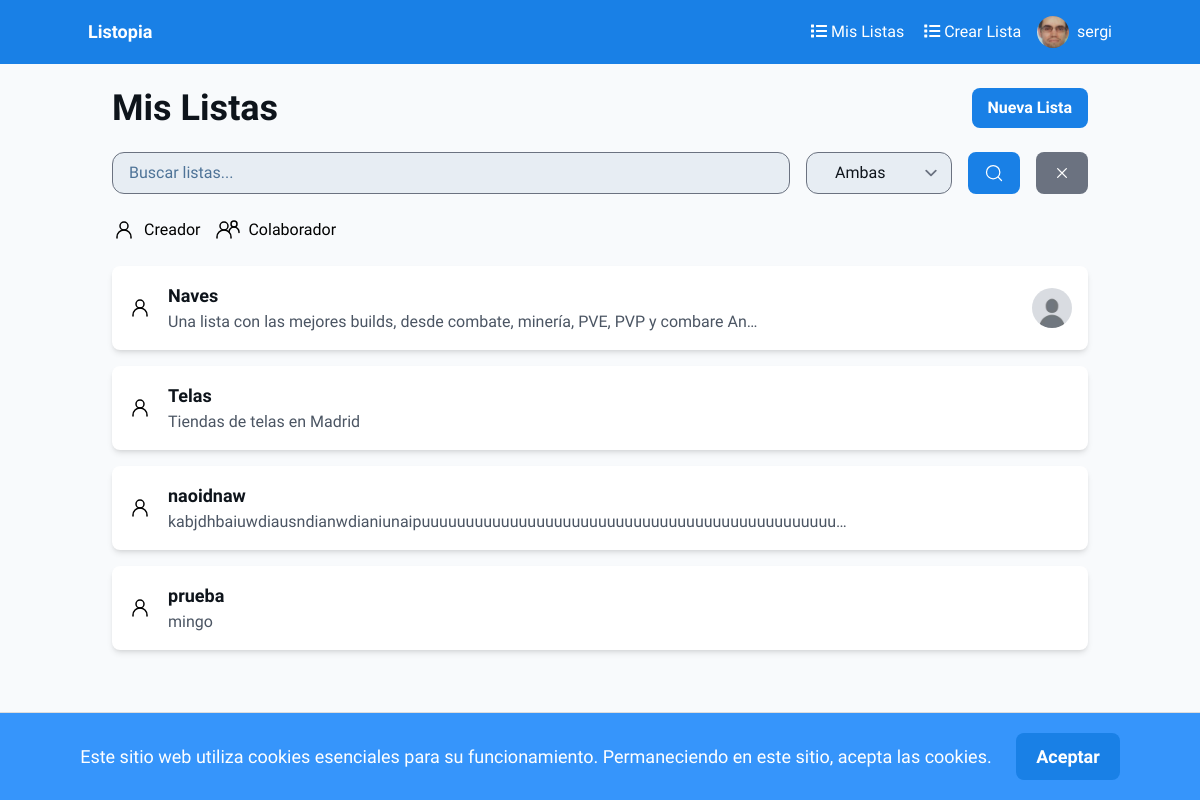
/lists/ (signed in), run on the app's committed database.
### auth_app/models.py (models this page shows, shortened)
class Profile(models.Model):
    user = models.OneToOneField(User, on_delete=models.CASCADE)
    description = models.TextField()
    pic = models.ImageField(upload_to='profile_pics', blank=True, null=True)

### lists/models.py (models this page shows, shortened)
class List(models.Model):
    name = models.CharField(max_length=50)
    description = models.CharField(max_length=256, blank=True, null=True)
    creator = models.ForeignKey(User, on_delete=models.CASCADE, related_name="created_lists")
    created_on = models.DateTimeField(auto_now_add=True)
    collaborators = models.ManyToManyField(User, related_name="collaborated_lists", blank=True)
    is_public = models.BooleanField(default=False)

### lists/views.py (the view, shortened to what this page needs)
# urls.py: path('', views.lists, name='lists'),
@login_required
def lists(request):
    search_query = request.GET.get('search', '')
    filter_type = request.GET.get('filter', 'both')
    lists = List.objects.filter(
        Q(name__icontains=search_query) &
        (Q(creator=request.user) | Q(collaborators=request.user))
    )
    if filter_type == 'creator':
        lists = lists.filter(creator=request.user)
    elif filter_type == 'collaborator':
        lists = lists.filter(collaborators=request.user)
    paginator = Paginator(lists, 10)
    page_number = request.GET.get('page', 1)
    page_obj = paginator.get_page(page_number)
    return render(request, 'lists.html', {
        'lists': page_obj,
        'search_query': search_query,
        'filter_type': filter_type,
    })

### lists/templates/lists.html (shortened to what this page needs)
{% extends 'base.html' %}
{% block content %}
<div class="max-w-5xl mx-auto p-6">
    <div class="flex justify-between items-center mb-6">
        <h1 class="text-[#0e141b] text-4xl font-bold">Mis Listas</h1>
        <a href="{% url 'create_list' %}" class="bg-[#1980e6] text-white font-bold py-2 px-4 rounded-lg">Nueva Lista</a>
    </div>
    <form method="GET" action="{% url 'lists' %}" class="mb-6">
        <div class="flex flex-col space-y-4 md:flex-row md:space-y-0 md:space-x-4">
            <input type="text" name="search" placeholder="Buscar listas..." value="{{ search_query }}" class="form-input flex-grow bg-[#e7edf3] text-[#0e141b] placeholder-[#4e7397] rounded-xl px-4 py-2">
            <div class="flex space-x-4">
                <select name="filter" class="form-select bg-[#e7edf3] text-[#0e141b] rounded-xl px-7 py-2">
                    <option value="both" {% if filter_type == 'both' %}selected{% endif %}>Ambas</option>
                </select>
                <button type="submit" class="bg-[#1980e6] text-white font-bold py-2 px-4 rounded-lg flex items-center" title="Buscar">
                    <img src="/media/icons/search.svg" alt="Buscar Icon" class="w-5 h-5">
                </button>
                <a href="{% url 'lists' %}" class="bg-gray-500 text-white font-bold py-2 px-4 rounded-lg flex items-center" title="Limpiar Búsqueda">
                    <img src="/media/icons/xmark.svg" alt="Limpiar Búsqueda Icon" class="w-5 h-5">
                </a>
            </div>
        </div>
    </form>
    <div class="flex items-center space-x-4 mb-6">
        <div class="flex items-center space-x-2">
            <img src="/media/icons/user.svg" alt="Creator Icon" width="24px" height="24px">
            <span>Creador</span>
        </div>
        <div class="flex items-center space-x-2">
            <img src="/media/icons/group.svg" alt="Collaborator Icon" width="24px" height="24px">
            <span>Colaborador</span>
        </div>
    </div>
    <div class="space-y-4" id="lists-container">
        {% if lists|length == 0 %}
            <div class="text-center py-4">
                <p class="text-gray-600 mb-4">No tienes listas creadas ni en colaboración. ¡Comienza creando una lista!</p>
                <a href="{% url 'create_list' %}" class="bg-[#1980e6] text-white font-bold py-2 px-4 rounded-lg">Crear tu primera lista</a>
            </div>
        {% else %}
        {% for list in lists %}
        <div class="bg-white rounded-lg shadow-md p-4 flex flex-col md:flex-row items-start md:items-center space-y-4 md:space-y-0 md:space-x-4 cursor-pointer transform transition-transform hover:scale-105 w-full" onclick="location.href='{% url 'list_details' list.id %}'">
            <div class="flex-shrink-0">
                {% if request.user == list.creator %}
                <img src="/media/icons/user.svg" alt="Creator Icon" width="24px" height="24px">
                {% else %}
                <img src="/media/icons/group.svg" alt="Collaborator Icon" width="24px" height="24px">
                {% endif %}
            </div>
            <div class="flex-grow">
                <h3 class="text-lg font-bold text-[#0e141b]">{{list.name}}</h3>
                <p class="text-gray-600 break-words" style="word-break: break-word;">{{ list.description|truncatechars:80 }}</p>
            </div>
            <div class="flex space-x-2 md:ml-auto">
                {% for collaborator in list.collaborators.all|slice:":3" %}
                <a href="{% url 'user_details' collaborator.username %}" title="{{ collaborator.username }}">
                    <img src="../media/{{ collaborator.profile.pic }}" class="rounded-full w-10 h-10" alt="{{ collaborator.username }}">
                </a>
                {% endfor %}
            </div>
        </div>
        {% endfor %}
        {% endif %}
    </div>
</div>
{% endblock %}

### auth_app/templates/base.html (shortened to what this page needs)
<!DOCTYPE html>
<html lang="en">
<head>
    <script src="https://cdn.tailwindcss.com?plugins=forms,container-queries"></script>
    <link rel="stylesheet" href="https://cdnjs.cloudflare.com/ajax/libs/font-awesome/5.15.3/css/all.min.css">
</head>
<body class="bg-slate-50" style='font-family: "Work Sans", "Noto Sans", sans-serif;'>
    <nav class="bg-[#1980e6] p-4">
        <div class="container mx-auto flex justify-between items-center">
            <a class="text-white text-lg font-bold" href="{% url 'home' %}">Listopia</a>
            <div class="flex items-center space-x-4">
                {% if user.is_authenticated %}
                    <div class="nav-links flex items-center space-x-4">
                        <a class="text-white" href="{% url 'lists' %}"><i class="fas fa-list mx-1"></i>Mis Listas</a>
                        <a class="text-white" href="{% url 'create_list' %}"><i class="fas fa-list mx-1"></i>Crear Lista</a>
                    </div>
                    <div class="relative">
                        <button class="text-white flex items-center space-x-2 user-menu-button" id="user-menu-button">
                            <img src="{{ user.profile.pic.url }}" class="rounded-full w-8 h-8" alt="{{user.username}}">
                            <span>{{user.username}}</span>
                        </button>
                    </div>
                {% else %}
                    <a class="text-white" href="{% url 'signup' %}"><i class="fas fa-user-plus mx-1"></i>Crea una cuenta</a>
                    <a class="text-white" href="{% url 'signin' %}"><i class="fas fa-sign-in-alt mx-1"></i>Inicia Sesión</a>
                {% endif %}
            </div>
        </div>
    </nav>
    <div id="cookie-banner" class="alert alert-info text-center" style="display: none;">
        Este sitio web utiliza cookies esenciales para su funcionamiento. Permaneciendo en este sitio, acepta las cookies.
        <button id="accept-cookies" class="btn btn-primary">Aceptar</button>
    </div>
    {% block content %}
    {% endblock %}
</body>
</html>

### auth_app/templates/base.html (style rules this page uses)
#cookie-banner { background-color: #3695fb; padding: 20px; border-top: 1px solid #ddd; position: fixed; bottom: 0; width: 100%; z-index: 1000; font-size: 18px; color: white; }
#accept-cookies { margin-left: 20px; padding: 10px 20px; background-color: #1980e6; color: white; border: none; cursor: pointer; font-weight: bold; border-radius: 8px; }
body { padding-top: 64px; }
nav { position: fixed; top: 0; left: 0; width: 100%; z-index: 1000; }

### data on the page
List: name "Naves", description "Una lista con las mejores builds, desde combate, minería, PVE, PVP y combare An…"
List: name "Telas", description "Tiendas de telas en Madrid"
List: name "naoidnaw", description "kabjdhbaiuwdiausndianwdianiunaipuuuuuuuuuuuuuuuuuuuuuuuuuuuuuuuuuuuuuuuuuuuuuuu…"
List: name "prueba", description "mingo"

### other printed values
{{ user.username }} "sergi"
